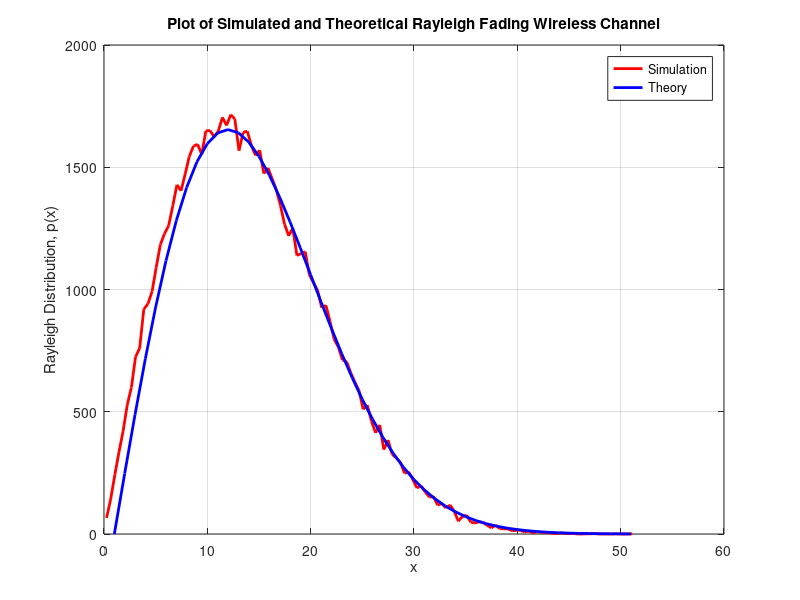

Reproduce this figure in MATLAB.

%%%%%%%%%%%%%%%%%%%%%%%%%%%%%%%%%%%%%%%%%%%%%%%%%%%%%%%%%%%%%%%%%%%%%%%%%%
% Title     : Simulation of a Rayleigh Fading Wireless Channel
% Author    : balarcode
% Version   : 1.0
% Date      : 11th October 2024
% File Type : Matlab Script
% File Test : Verified on Matlab R2024b
% Comments  : Short-term fast fading of a wireless channel
%             can be modeled as a Rayleigh fading channel.
%             The channel has no line of sight (LOS) between transmitter
%             and receiver and includes multipath propagation of a
%             transmitted EM wave through multiple scatterers in the
%             vicinity of the wireless receiver.
%
% All Rights Reserved.
% %%%%%%%%%%%%%%%%%%%%%%%%%%%%%%%%%%%%%%%%%%%%%%%%%%%%%%%%%%%%%%%%%%%%%%%%
%%

clear

%-------------------------------------------------------------------------
% Simulation Parameter Initialization
%-------------------------------------------------------------------------
% Maximum Doppler frequency due to wireless receiver's motion
fd_max = 200;

% Symbol period (To be taken to be less than the Doppler period)
Ts = 0.1/fd_max;

% Number of samples considered in the simulation
num_samples = 10^5;

M = 32;
n = 1 : M;
N = 4 * M;

% Initialize r_i and r_q to all zeros
r_i = zeros(1, num_samples); % Returns a vector of order 1 x num_samples with elements being zeros
r_q = r_i;

%-------------------------------------------------------------------------
% Simulation of a Rayleigh Fading Wireless Channel
%-------------------------------------------------------------------------
% Doppler frequency
fn = fd_max * cos(2 * pi * (n-0.5)/N); 
% NOTE: Since the Doppler frequency is very small compared to the carrier frequency,
%       the electric field components can be modeled as a narrow band random process.

% angle_n is the angle of the nth scattered wave arriving at the receiver w.r.t the direction of motion of the receiver
% NOTE: The scattered waves arrive at a uniform distribution angle.
angle_n = pi * n/(M); 

% 'alpha_n' is a real random variable representing the amplitude of the scattered waves
H = hadamard(M);
alpha_n = H;

% The phase of the scattered waves are statistically independent and
% uniformly distributed in (0, 2*pi)
theta = 2 * pi * rand(1, M);

m = 1 : num_samples;

% Phase of the nth scattered wave arriving at the receiver with 
% Doppler shift included = (2*pi*fn*t)+theta; where 't' is sampled at 'm*Ts'
for idx = 1 : M
    r_i(m) = r_i(m) + alpha_n(idx) * cos(angle_n(idx)) * cos(2*pi*fn(idx)*m*Ts+theta(idx));
    r_q(m) = r_q(m) + alpha_n(idx) * sin(angle_n(idx)) * cos(2*pi*fn(idx)*m*Ts+theta(idx));
end
% NOTE-1: r_i and r_q represent the Gaussian random variables for the in-phase and 
%         quadrature-phase of the resultant Electric Field at the wireless receiver.
% NOTE-2: Jakes Method uses Sum of Sinusoids to obtain the Gaussian random
%         variables with Doppler shift and angle of arrival included.

% Complex baseband received signal from a Rayleigh fading channel
received_signal = (r_i + 1i*r_q) / (sqrt(2/M));

% NOTE: The distribution of magnitude of the received signal follows a 
% Rayleigh probability distribution.
magnitude_received_signal = abs(received_signal);

%------------------------------------------------------------------------
% FIGURE(S)
%------------------------------------------------------------------------
figure
[rayleigh_fading_sim, X_sim] = hist(magnitude_received_signal, N);
plot(X_sim, rayleigh_fading_sim'/(N*0.01), '-r', 'LineWidth', 2);
hold on;

std_dev = 11;
X = [0 : 50];
rayleigh_fading_theory = 3e4*(X./(std_dev^2)).*exp((-X.^2)/(2*(std_dev^2)));
plot(rayleigh_fading_theory, '-b', 'LineWidth', 2);

axis([0 60 0 2000]);
grid on;
legend('Simulation', 'Theory');
xlabel('x');
ylabel('Rayleigh Distribution, p(x)');
title('Plot of Simulated and Theoretical Rayleigh Fading Wireless Channel');
